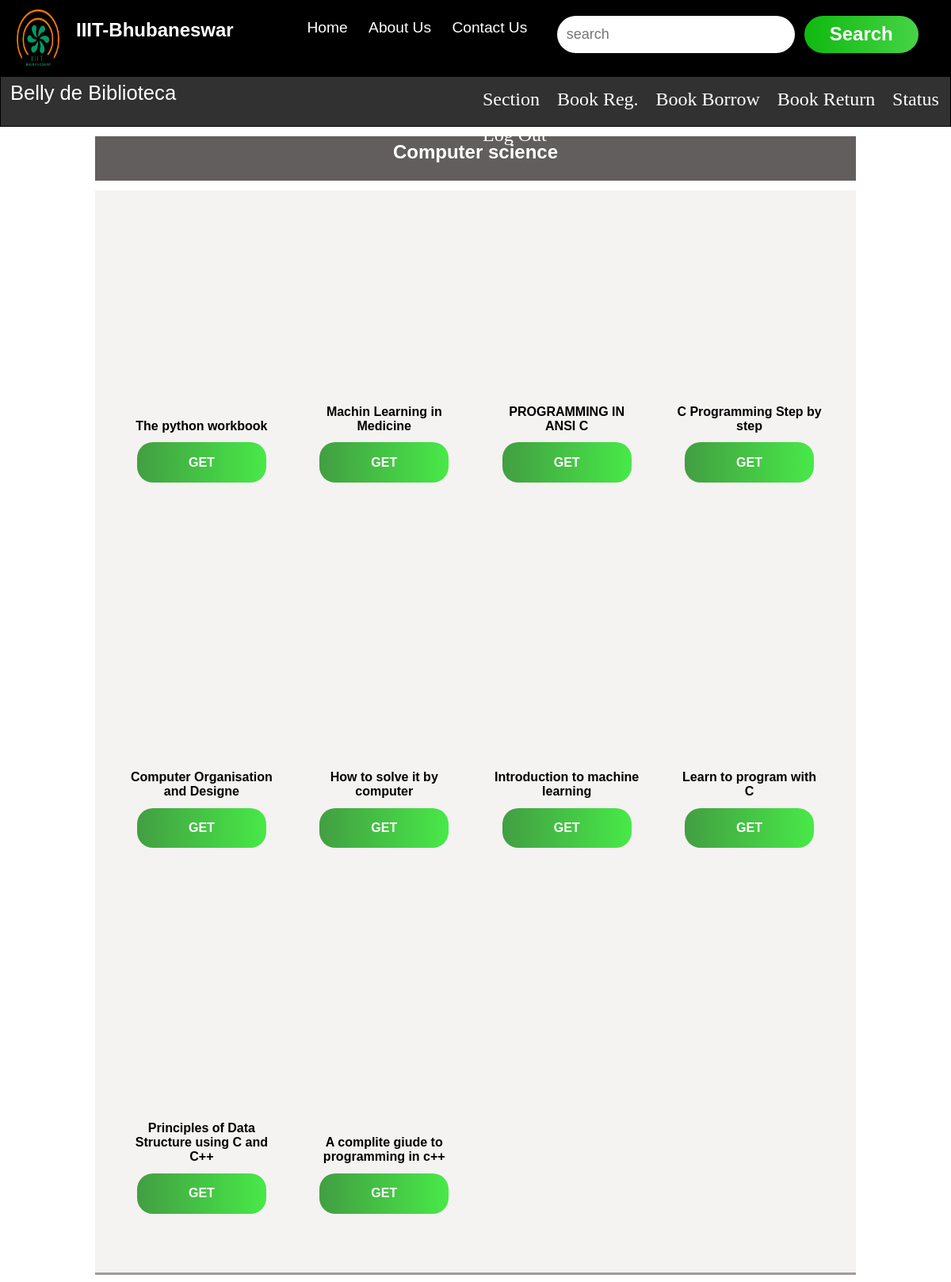
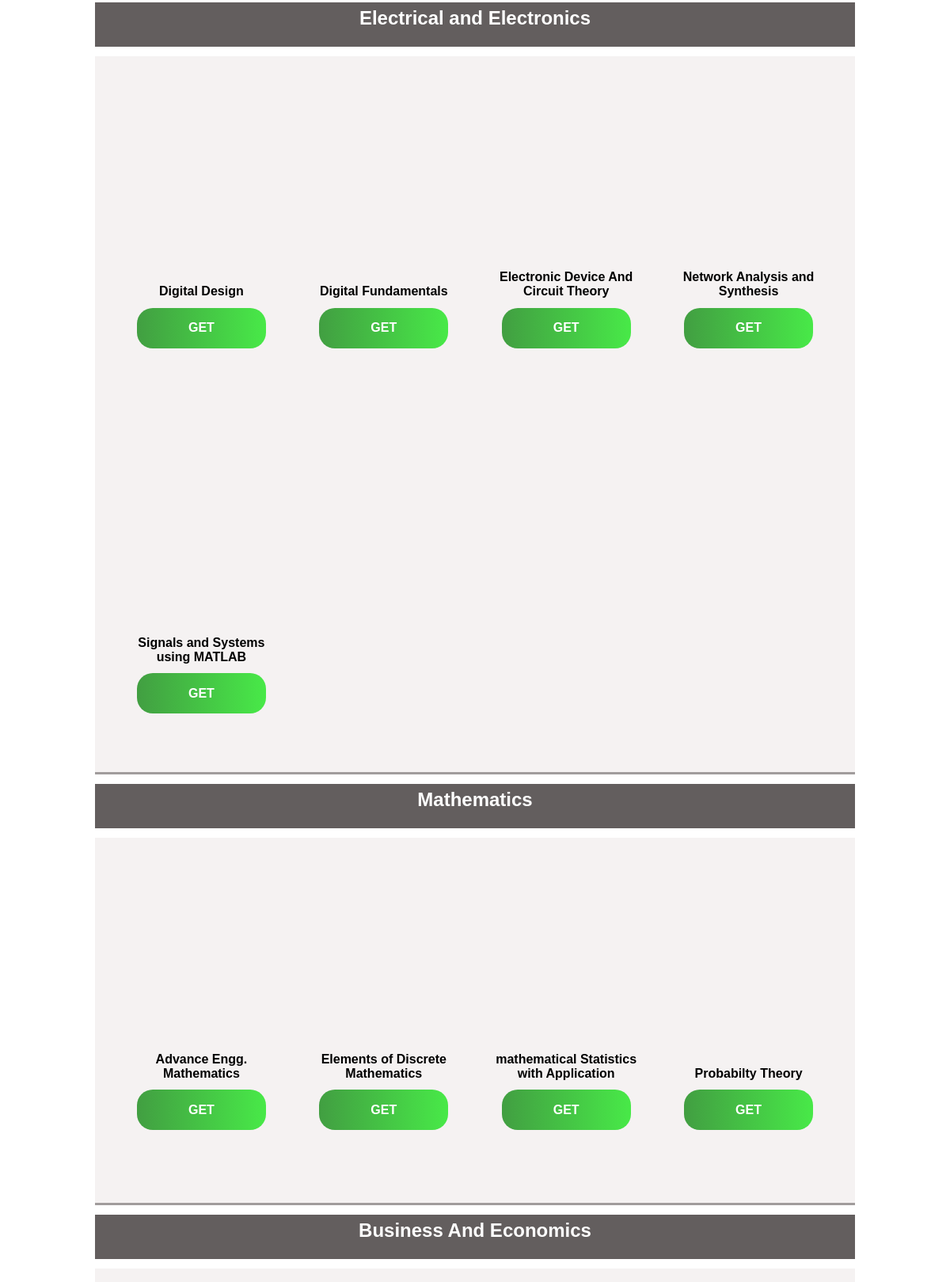
/html/index2.php (signed in, upper part), run on the app's committed database (2 pictures, top to bottom).
### tables this page shows
CREATE TABLE `computer_science` (
  `serial no.` int(11) NOT NULL,
  `Book_name` varchar(225) NOT NULL,
  `img_url` varchar(225) NOT NULL,
  `book_url` varchar(225) NOT NULL
);

CREATE TABLE `electrical_and_electronics` (
  `serial no.` int(11) NOT NULL,
  `Book_name` varchar(225) NOT NULL,
  `img_url` varchar(225) NOT NULL,
  `book_url` varchar(225) NOT NULL
);

CREATE TABLE `mathematics` (
  `serial no.` int(11) NOT NULL,
  `Book_name` varchar(225) NOT NULL,
  `img_url` varchar(225) NOT NULL,
  `book_url` varchar(225) NOT NULL
);

### html/index2.php (the view, shortened to what this page needs)
<html>
<head>
    <link rel="stylesheet" href="https://cdnjs.cloudflare.com/ajax/libs/font-awesome/5.15.1/css/all.min.css"
 />
    <link rel="stylesheet" href='../css/style2.css'>
</head>
<body>
    <nav>
        <div class="logo"><img src="../img/IIIT-Bhubaneswar.jpg" alt=""></div>
        <div class="lo-head">IIIT-Bhubaneswar</div>
        <ul>
            <li>Home</li>
            <li>About Us</li>
            <li>Contact Us</li>
        </ul>
        <input id="search" type="text" placeholder="search">
        <button class="search">Search</button>
    </nav>
    <div class="oporation">
        <div class="opo-head">Belly de Biblioteca</div>
        <ul>
            <li onmouseover="hoverin()" onmouseout="hoverout()">Section</li>
            <li onclick="modal_1()">Book Reg.</li>
            <li onclick="modal_2()">Book Borrow</li>
            <li onclick="modal_3()">Book Return</li>
            <li onclick="modal4()">Status</li>
            <li onclick="logOut()">Log Out</li>
        </ul>
    </div>
    <div class="book-sec-heading" id="com-sci">Computer science</div>
    <div class="book-section" id="com-sci">
        <?php
            $username = "root";
            $password= "";
            $server= 'localhost';
            $db = 'iiit-bh-library';
            $con = mysqli_connect($server,$username,$password,$db);
            $query1 = " select * from computer_science";
            $result1 = mysqli_query($con,$query1);
            foreach($result1 as $row){
                echo "<div class='book-sub-sec' id='bss-1'>" ;
                    echo "<div class='book-img' style='background-image:url(".$row['img_url'].");'></div>" ;
                    echo "<div class='book-name'>".$row['Book_name']."</div>";
                    echo "<button class='download' onclick = 'window.open(\"".$row['book_url']."\"); return false;'>GET</button>";
                echo "</div>";
            }
        ?>
    </div>
    <div class="book-sec-heading" id="el-ec">Electrical and Electronics</div>
    <div class="book-section" id="el-ec">
        <?php
            $query2 = " select * from electrical_and_electronics";
            $result2 = mysqli_query($con,$query2);
            foreach($result2 as $row){
                echo "<div class='book-sub-sec' id='bss-1'>" ;
                    echo "<div class='book-img' style='background-image:url(".$row['img_url'].");'></div>" ;
                    echo "<div class='book-name'>".$row['Book_name']."</div>";
                    echo "<button class='download' onclick = 'window.open(\"".$row['book_url']."\"); return false;'>GET</button>";
                echo "</div>";
            }
        ?>
    </div>
    <div class="book-sec-heading" id="com-sci">Mathematics</div>
    <div class="book-section" id="math">
        <?php
            $query3 = " select * from mathematics";
            $result3 = mysqli_query($con,$query3);
            foreach($result3 as $row){
                echo "<div class='book-sub-sec' id='bss-1'>" ;
                    echo "<div class='book-img' style='background-image:url(".$row['img_url'].");'></div>" ;
                    echo "<div class='book-name'>".$row['Book_name']."</div>";
                    echo "<button class='download' onclick = 'window.open(\"".$row['book_url']."\"); return false;'>GET</button>";
                echo "</div>";
            }
        ?>
    </div>
    <div class="book-sec-heading" id="com-sci">Business And Economics</div>
    <div class="book-section" id="buss-eco">
    </div>
</body>
</html>

### css/style2.css (style rules this page uses)
* { border: 0; margin: 0; box-sizing: border-box; }
nav { width:100%; height:12%; padding-top:1%; display:flex; background-color: black; z-index: 2; }
.logo { width: 8%; height:90%; }
img { width:100%; height:100%; }
.lo-head { font-family: sans-serif; font-size: 1.5rem; font-weight: bold; margin-top: 1%; padding-left:2%; color: white; padding-left: 0; padding-right: 4%; }
nav>ul { width: 30%; margin-top: 1%; }
nav>ul>li { border-radius:20px; display: inline; font-family: sans-serif; font-size: 1.2rem; list-style: none; margin-right: 4%; color: white; padding: 1.5%; }
#search { margin-top:0.7%; width:25%; height:55%; font-size: large; padding-left: 1%; border-radius: 30px; }
.search { width:12%; height:55%; margin-top:0.7%; margin-left:1%; font-size: 1.5rem; font-weight: bold; background-color: rgba(17, 212, 17, 0.644); color: white; border-radius: 30px; background-image: linear-gradient(to right,rgba(17, 212, 17, 0.644),rgba(99, 247, 99, 0.678)); }
.oporation { width: 100%; height: 8%; border: 1px solid black; display: flex; margin-left: auto; margin-right: auto; padding-left: 1%; position: relative; background-color: rgba(36, 35, 35, 0.932); }
.opo-head { font-size:1.6rem; font-family: sans-serif; font-weight: 400; line-height: 40px; color: white; }
.oporation>ul { height: 100%; width: 60%; padding-left: 0; margin-left: 4%; position: absolute; right: 0; padding-left: 10%; }
.oporation>ul>li { display: inline-block; font-size: 1.5rem; margin-left:1%; margin-right:1%; margin-top: 2%; padding: 0.5%; color: white; }
.book-sec-heading { height:7%; width: 80%; margin-top: 1%; margin-left: auto; margin-right: auto; font-size: 1.5rem; text-align: center; line-height: 40px; margin-bottom: 1%; color: white; background-color: rgb(99, 94, 94); font-weight: bold; font-family: 'Gill Sans', 'Gill Sans MT', Calibri, 'Trebuchet MS', sans-serif; }
.book-section { width: 80%; height: auto; border-bottom: 3px solid rgb(161, 156, 156); display: inline-flexbox; overflow-x: scroll; margin-left: auto; margin-right: auto; background-color: rgba(230, 220, 220, 0.384); }
.book-sub-sec { width:20% !important; height:53% !important; margin-left:4%; display:inline-block; margin-top:2%; }
.book-img { width:73%; height:58%; display: block; margin-left: auto; margin-right: auto; background-image: url('https://images.all-free-download.com/images/graphicthumb/brochure_and_book_cover_creative_vector_584939.jpg'); background-size: 100% 100%; background-repeat: no-repeat; }
.book-name { width:95%; height: auto; margin-top:3%; font-size: medium; font-family: sans-serif; font-weight: 400; text-align: center; overflow: hidden; display: block; margin-left: auto; margin-right: auto; font-weight: 600; }
.download { width:85%; height:12%; margin-top:6%; border-radius: 20px; display: block; margin-left: auto; margin-right: auto; background-image: linear-gradient(to right, rgba(0, 128, 0, 0.726),rgb(72, 233, 72)); color: white; font-size: 1rem; font-weight: 600; outline: none; cursor: pointer; }

### data on the page
computer_science: Book_name "The python workbook"
computer_science: Book_name "Machin Learning in Medicine"
computer_science: Book_name "PROGRAMMING IN ANSI C"
computer_science: Book_name "C Programming Step by step"
computer_science: Book_name "Computer Organisation and Designe"
computer_science: Book_name "How to solve it by computer"
computer_science: Book_name "Introduction to machine learning"
computer_science: Book_name "Learn to program with C"
computer_science: Book_name "Principles of Data Structure using C and C++"
computer_science: Book_name "A complite giude to programming in c++"
electrical_and_electronics: Book_name "Digital Design"
electrical_and_electronics: Book_name "Digital Fundamentals"
electrical_and_electronics: Book_name "Electronic Device And Circuit Theory"
electrical_and_electronics: Book_name "Network Analysis and Synthesis"
electrical_and_electronics: Book_name "Signals and Systems using MATLAB"
mathematics: Book_name "Advance Engg. Mathematics"
mathematics: Book_name "Elements of Discrete Mathematics"
mathematics: Book_name "mathematical Statistics with Application"
mathematics: Book_name "Probabilty Theory"
